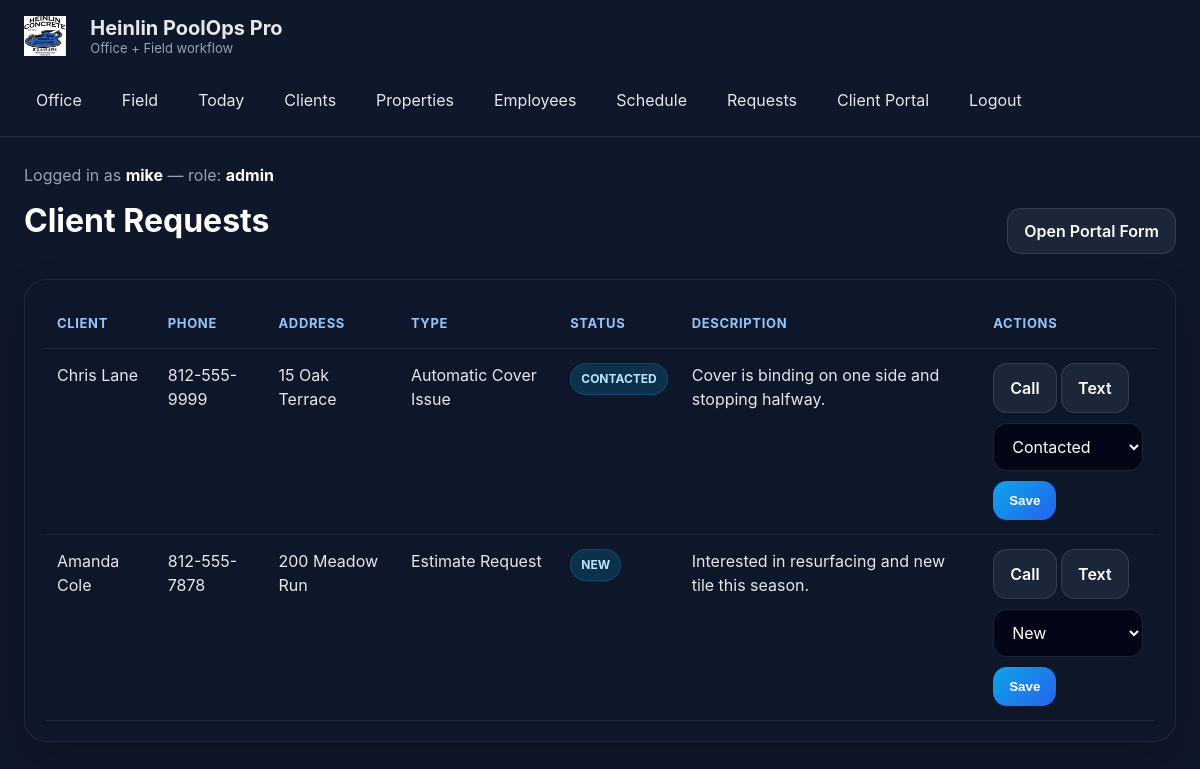
Screenshot of /requests (signed in) with the database file from the repository.
### app/models.py (models this page shows)
class User(Base):
    __tablename__ = "users"
    id = Column(Integer, primary_key=True, index=True)
    username = Column(String(100), unique=True, nullable=False, index=True)
    password = Column(String(255), nullable=False)
    role = Column(String(50), nullable=False, default="field")  # admin / office / field
    employee_id = Column(Integer, ForeignKey("employees.id"), nullable=True)
    employee = relationship("Employee", back_populates="users")

class ClientRequest(Base):
    __tablename__ = "client_requests"
    id = Column(Integer, primary_key=True, index=True)
    property_id = Column(Integer, ForeignKey("properties.id"), nullable=True)
    client_name = Column(String(255), nullable=False)
    phone = Column(String(50), default="")
    email = Column(String(255), default="")
    address = Column(String(255), default="")
    request_type = Column(String(100), default="")
    description = Column(Text, default="")
    status = Column(String(50), default="new")
    property = relationship("Property", back_populates="client_requests")

### app/main.py (the view)
@app.get("/requests", response_class=HTMLResponse)
def requests_page(request: Request, db: Session = Depends(get_db)):
    current_user = require_roles(request, db, ["admin", "office"])
    requests_list = db.query(ClientRequest).order_by(ClientRequest.id.desc()).all()
    return templates.TemplateResponse("requests.html", {"request": request, "current_user": current_user, "requests_list": requests_list})

### app/templates/requests.html (shortened to what this page needs)
{% extends "base.html" %}
{% block content %}
<div class="section-head">
    <h1>Client Requests</h1>
    <a class="btn" href="/portal/request">Open Portal Form</a>
</div>
<div class="table-wrap card">
<table>
    <thead>
        <tr>
            <th>Client</th>
            <th>Phone</th>
            <th>Address</th>
            <th>Type</th>
            <th>Status</th>
            <th>Description</th>
            <th>Actions</th>
        </tr>
    </thead>
    <tbody>
    {% for item in requests_list %}
        <tr>
            <td>{{ item.client_name }}</td>
            <td>{{ item.phone }}</td>
            <td>{{ item.address }}</td>
            <td>{{ item.request_type }}</td>
            <td><span class="badge">{{ item.status }}</span></td>
            <td>{{ item.description }}</td>
            <td>
                <div class="job-actions">
                    {% if item.phone %}
                    <a class="btn" href="tel:{{ item.phone }}">Call</a>
                    {% endif %}
                    {% if item.phone %}
                    <a class="btn" href="sms:{{ item.phone }}">Text</a>
                    {% endif %}
                </div>
                <form method="post" action="/requests/{{ item.id }}/status" style="margin-top:10px;">
                    <select name="status" style="margin-bottom:10px;">
                        <option value="new" {% if item.status == "new" %}selected{% endif %}>New</option>
                        <option value="contacted" {% if item.status == "contacted" %}selected{% endif %}>Contacted</option>
                    </select>
                    <button class="btn btn-primary" type="submit">Save</button>
                </form>
            </td>
        </tr>
    {% else %}
        <tr><td colspan="7">No client requests yet.</td></tr>
    {% endfor %}
    </tbody>
</table>
</div>
{% endblock %}

### app/templates/base.html (shortened to what this page needs)
<!DOCTYPE html>
<html lang="en">
<head>
    <link rel="stylesheet" href="/static/style.css?v=5">
</head>
<body>
    <header class="topbar">
        <div class="brand">
            <img src="/static/logo.png?v=5" style="height:40px; width:auto; margin-right:10px;" alt="Heinlin Logo">
            <div>
                <div class="brand-title">Heinlin PoolOps Pro</div>
                <div class="brand-subtitle">Office + Field workflow</div>
            </div>
        </div>
        <nav class="nav">
            <a href="/">Office</a>
            <a href="/field">Field</a>
            <a href="/today">Today</a>
            <a href="/clients">Clients</a>
            <a href="/properties">Properties</a>
            <a href="/employees">Employees</a>
            <a href="/schedule">Schedule</a>
            <a href="/requests">Requests</a>
            <a href="/portal/request">Client Portal</a>
            <a href="/logout">Logout</a>
        </nav>
    </header>
    <main class="page-shell">
        {% if current_user %}
        <div style="margin-bottom:16px; color:#94a3b8;">
            Logged in as <strong style="color:#fff;">{{ current_user.username }}</strong>
            — role: <strong style="color:#fff;">{{ current_user.role }}</strong>
        </div>
        {% endif %}
        {% block content %}{% endblock %}
    </main>
</body>
</html>

### app/static/style.css (style rules this page uses)
* { box-sizing: border-box; }
body { margin: 0; font-family: Inter, Arial, sans-serif; background: #0f172a; color: #e5e7eb; }
a { color: #93c5fd; text-decoration: none; }
.topbar { position: sticky; top: 0; z-index: 10; background: rgba(15, 23, 42, 0.96); border-bottom: 1px solid rgba(148, 163, 184, 0.15); padding: 16px 24px; display: flex; gap: 24px; align-items: center; justify-content: space-between; flex-wrap: wrap; }
.brand { display: flex; align-items: center; gap: 14px; }
.brand-title { font-weight: 700; font-size: 20px; }
.brand-subtitle { color: #94a3b8; font-size: 13px; }
.nav { display: flex; gap: 16px; flex-wrap: wrap; }
.nav a { padding: 10px 12px; border-radius: 10px; color: #e5e7eb; }
.page-shell { max-width: 1280px; margin: 0 auto; padding: 28px 24px 48px; }
.hero, .card { background: rgba(15, 23, 42, 0.84); border: 1px solid rgba(148, 163, 184, 0.14); border-radius: 22px; box-shadow: 0 18px 40px rgba(0,0,0,0.18); }
.hero h1, h1, h2, h3 { margin-top: 0; color: white; }
.hero p, p, td, th, label, .muted { line-height: 1.5; }
.btn { display: inline-block; border: 1px solid rgba(148, 163, 184, 0.2); background: rgba(30, 41, 59, 0.9); color: white; padding: 12px 16px; border-radius: 14px; font-weight: 600; }
.btn-primary { background: linear-gradient(135deg, #0ea5e9, #2563eb); border: none; }
.section-head { display: flex; justify-content: space-between; align-items: center; gap: 16px; margin: 6px 0 18px; flex-wrap: wrap; }
.card { padding: 20px; overflow: hidden; }
.table-wrap { overflow-x: auto; }
table { width: 100%; border-collapse: collapse; }
th, td { padding: 14px 12px; border-bottom: 1px solid rgba(148, 163, 184, 0.12); text-align: left; vertical-align: top; }
th { color: #93c5fd; font-size: 13px; text-transform: uppercase; letter-spacing: 0.05em; }
.badge { display: inline-block; padding: 6px 10px; border-radius: 999px; background: rgba(14, 165, 233, 0.18); color: #bae6fd; border: 1px solid rgba(14, 165, 233, 0.25); font-size: 12px; font-weight: 700; text-transform: uppercase; }
input, select, textarea { width: 100%; padding: 12px 14px; border-radius: 14px; border: 1px solid rgba(148, 163, 184, 0.18); background: #020617; color: white; font: inherit; }
select { min-height: 44px; }
img { max-width: 100%; }
.badge { white-space: nowrap; }

### rows the page displays
User: username "mike", role "admin"
ClientRequest: client_name "Chris Lane", phone "812-555-9999", address "15 Oak Terrace", request_type "Automatic Cover Issue", status "CONTACTED", description "Cover is binding on one side and stopping halfway.", status "Contacted"
ClientRequest: client_name "Amanda Cole", phone "812-555-7878", address "200 Meadow Run", request_type "Estimate Request", status "NEW", description "Interested in resurfacing and new tile this season.", status "New"
